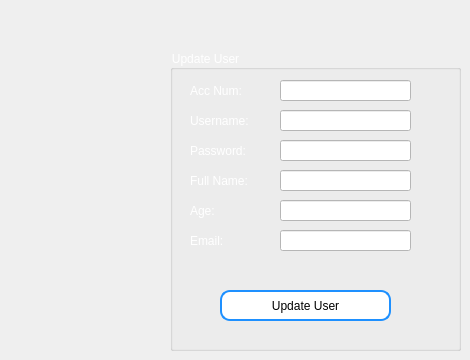
       <widget class="QWidget" name="page_4">
        <widget class="QGroupBox" name="groupBox_11">
         <property name="geometry">
          <rect>
           <x>170</x>
           <y>50</y>
           <width>291</width>
           <height>301</height>
          </rect>
         </property>
         <property name="styleSheet">
          <string notr="true">color: rgb(255, 255, 255);</string>
         </property>
         <property name="title">
          <string>Update User</string>
         </property>
         <widget class="QPushButton" name="pbGetUpdateUserData">
          <property name="geometry">
           <rect>
            <x>50</x>
            <y>240</y>
            <width>171</width>
            <height>31</height>
           </rect>
          </property>
          <property name="styleSheet">
           <string notr="true">border-radius: 10px;  /* Adjust this value to control the curvature */
    border: 2px solid #1E90FF;  /* Border color: Dodger Blue */
background-color: rgb(255, 255, 255);
    padding: 5px;  /* Adjust padding as needed */
    font: 600 italic 12pt &quot;Segoe UI&quot;;  /* Font settings */
    color: rgb(0, 0, 0);  /* Text color */</string>
          </property>
          <property name="text">
           <string>Update User</string>
          </property>
         </widget>
         <widget class="QLineEdit" name="lineEditUserUserNameUpdate">
          <property name="geometry">
           <rect>
            <x>110</x>
            <y>60</y>
            <width>131</width>
            <height>21</height>
           </rect>
          </property>
          <property name="styleSheet">
           <string notr="true">background-color: rgb(255, 255, 255);
font: 900 10pt &quot;Segoe UI&quot;;
color: rgb(0, 0, 0);</string>
          </property>
         </widget>
         <widget class="QLabel" name="label_21">
          <property name="geometry">
           <rect>
            <x>20</x>
            <y>60</y>
            <width>81</width>
            <height>21</height>
           </rect>
          </property>
          <property name="styleSheet">
           <string notr="true">color: rgb(255, 255, 255);
font: 600 italic 12pt &quot;Segoe UI&quot;;</string>
          </property>
          <property name="text">
           <string>Username:</string>
          </property>
         </widget>
         <widget class="QLineEdit" name="lineEditUserAccNumUpdate">
          <property name="geometry">
           <rect>
            <x>110</x>
            <y>30</y>
            <width>131</width>
            <height>21</height>
           </rect>
          </property>
          <property name="styleSheet">
           <string notr="true">background-color: rgb(255, 255, 255);
font: 900 10pt &quot;Segoe UI&quot;;
color: rgb(0, 0, 0);</string>
          </property>
         </widget>
         <widget class="QLabel" name="label_22">
          <property name="geometry">
           <rect>
            <x>20</x>
            <y>30</y>
            <width>81</width>
            <height>21</height>
           </rect>
          </property>
          <property name="styleSheet">
           <string notr="true">color: rgb(255, 255, 255);
font: 600 italic 12pt &quot;Segoe UI&quot;;</string>
          </property>
          <property name="text">
           <string>Acc Num:</string>
          </property>
         </widget>
         <widget class="QLineEdit" name="lineEditUserPasswordUpdate">
          <property name="geometry">
           <rect>
            <x>110</x>
            <y>90</y>
            <width>131</width>
            <height>21</height>
           </rect>
          </property>
          <property name="styleSheet">
           <string notr="true">background-color: rgb(255, 255, 255);
font: 900 10pt &quot;Segoe UI&quot;;
color: rgb(0, 0, 0);</string>
          </property>
         </widget>
         <widget class="QLabel" name="label_23">
          <property name="geometry">
           <rect>
            <x>20</x>
            <y>90</y>
            <width>81</width>
            <height>21</height>
           </rect>
          </property>
          <property name="styleSheet">
           <string notr="true">color: rgb(255, 255, 255);
font: 600 italic 12pt &quot;Segoe UI&quot;;</string>
          </property>
          <property name="text">
           <string>Password:</string>
          </property>
         </widget>
         <widget class="QLineEdit" name="lineEditUseFullNameUpdate">
          <property name="geometry">
           <rect>
            <x>110</x>
            <y>120</y>
            <width>131</width>
            <height>21</height>
           </rect>
          </property>
          <property name="styleSheet">
           <string notr="true">background-color: rgb(255, 255, 255);
font: 900 10pt &quot;Segoe UI&quot;;
color: rgb(0, 0, 0);</string>
          </property>
         </widget>
         <widget class="QLabel" name="label_24">
          <property name="geometry">
           <rect>
            <x>20</x>
            <y>120</y>
            <width>81</width>
            <height>21</height>
           </rect>
          </property>
          <property name="styleSheet">
           <string notr="true">color: rgb(255, 255, 255);
font: 600 italic 12pt &quot;Segoe UI&quot;;</string>
          </property>
          <property name="text">
           <string>Full Name:</string>
          </property>
         </widget>
         <widget class="QLineEdit" name="lineEditUserAgeUpdate">
          <property name="geometry">
           <rect>
            <x>110</x>
            <y>150</y>
            <width>131</width>
            <height>21</height>
           </rect>
          </property>
          <property name="styleSheet">
           <string notr="true">background-color: rgb(255, 255, 255);
font: 900 10pt &quot;Segoe UI&quot;;
color: rgb(0, 0, 0);</string>
          </property>
         </widget>
         <widget class="QLabel" name="label_25">
          <property name="geometry">
           <rect>
            <x>20</x>
            <y>150</y>
            <width>81</width>
            <height>21</height>
           </rect>
          </property>
          <property name="styleSheet">
           <string notr="true">color: rgb(255, 255, 255);
font: 600 italic 12pt &quot;Segoe UI&quot;;</string>
          </property>
          <property name="text">
           <string>Age:</string>
          </property>
         </widget>
         <widget class="QLineEdit" name="lineEditUserEmailUpdate">
          <property name="geometry">
           <rect>
            <x>110</x>
            <y>180</y>
            <width>131</width>
            <height>21</height>
           </rect>
          </property>
          <property name="styleSheet">
           <string notr="true">background-color: rgb(255, 255, 255);
font: 900 10pt &quot;Segoe UI&quot;;
color: rgb(0, 0, 0);</string>
          </property>
          <property name="text">
           <string/>
          </property>
         </widget>
         <widget class="QLabel" name="label_34">
          <property name="geometry">
           <rect>
            <x>20</x>
            <y>180</y>
            <width>81</width>
            <height>21</height>
           </rect>
          </property>
          <property name="styleSheet">
           <string notr="true">color: rgb(255, 255, 255);
font: 600 italic 12pt &quot;Segoe UI&quot;;</string>
          </property>
          <property name="text">
           <string>Email:</string>
          </property>
         </widget>
        </widget>
       </widget>
